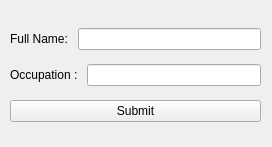
<?xml version="1.0" encoding="UTF-8"?>
<ui version="4.0">
 <class>Form</class>
 <widget class="QWidget" name="Form">
  <property name="geometry">
   <rect>
    <x>0</x>
    <y>0</y>
    <width>272</width>
    <height>147</height>
   </rect>
  </property>
  <property name="windowTitle">
   <string>Form</string>
  </property>
  <widget class="QWidget" name="">
   <property name="geometry">
    <rect>
     <x>10</x>
     <y>20</y>
     <width>251</width>
     <height>111</height>
    </rect>
   </property>
   <layout class="QVBoxLayout" name="verticalLayout">
    <item>
     <layout class="QHBoxLayout" name="horizontalLayout">
      <item>
       <widget class="QLabel" name="Full_name_label">
        <property name="text">
         <string>Full Name: </string>
        </property>
       </widget>
      </item>
      <item>
       <widget class="QLineEdit" name="Full_name_line_edit"/>
      </item>
     </layout>
    </item>
    <item>
     <layout class="QHBoxLayout" name="horizontalLayout_2">
      <item>
       <widget class="QLabel" name="Occupation_label">
        <property name="text">
         <string>Occupation : </string>
        </property>
       </widget>
      </item>
      <item>
       <widget class="QLineEdit" name="Occupation_line_edit"/>
      </item>
     </layout>
    </item>
    <item>
     <widget class="QPushButton" name="Submit_button">
      <property name="text">
       <string>Submit</string>
      </property>
     </widget>
    </item>
   </layout>
  </widget>
 </widget>
 <resources/>
 <connections/>
</ui>
